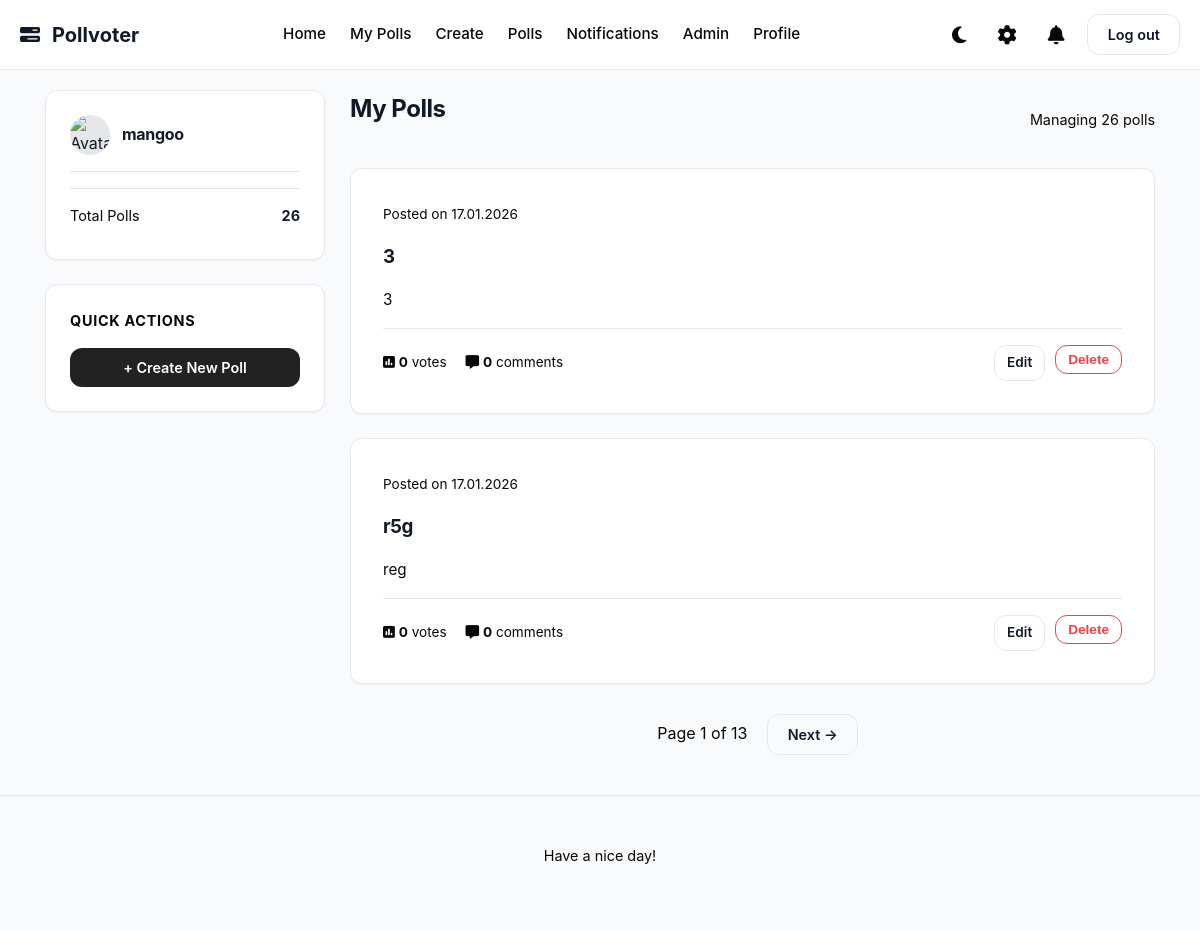
The page /my_polls (signed in) on the database as committed earlier.
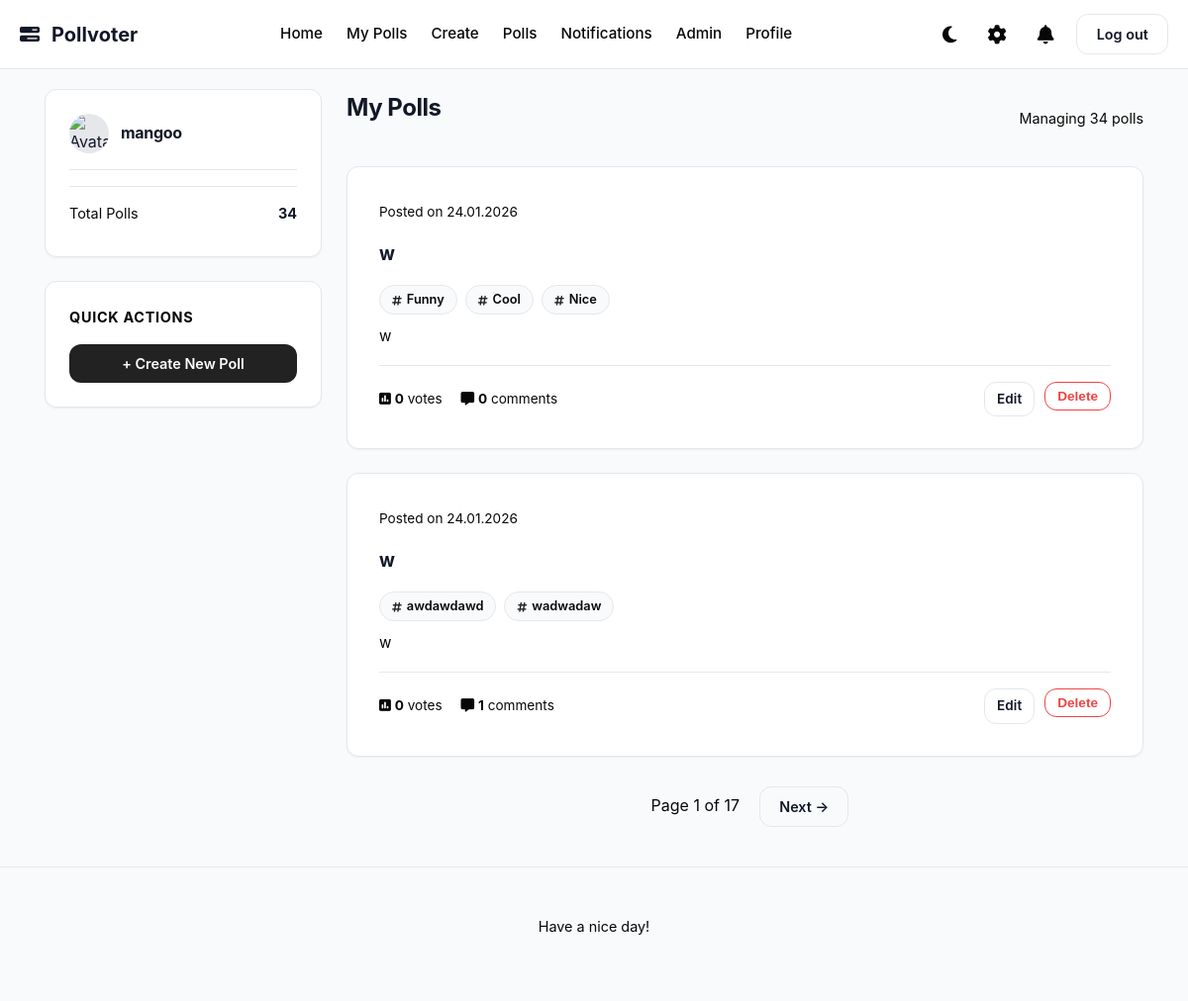
The same page on the database as committed later.
### app/models.py (models this page shows, shortened)
class Poll(db.Model):
    __tablename__ = "poll"
    id = Column(Integer, primary_key=True)
    title = Column(Text, nullable=False)
    description = Column(String(120))
    created_at = Column(DateTime, default=datetime.now)
    user_id = Column(Integer, ForeignKey("user.id"), nullable=False)
    end_date = Column(DateTime, nullable=True)
    author = relationship("User", back_populates="polls")
    comments = relationship("Comment", back_populates="poll", cascade="all, delete-orphan")
    options = relationship("PollOption", back_populates="poll", cascade="all, delete-orphan")
    votes = relationship("Vote", back_populates="poll", cascade="all, delete-orphan")
    tags = relationship("Tag", secondary=poll_tags, backref=db.backref("polls", lazy = "dynamic"))
    def getvotecount(self):
        return len(self.votes)

class Tag(db.Model):
    __tablename__ = "tag"
    id = Column(Integer, primary_key=True)
    name = Column(Text, unique=True)

### app/routes.py (the view)
@polls.route("/my_polls")
@login_required
def my_polls():
    page = request.args.get("page", 1, type=int)
    user_polls = Poll.query.filter_by(user_id = current_user.id).order_by(Poll.created_at.desc()).paginate(page=page, per_page=2)
    return render_template("my_polls.html", polls = user_polls)

### app/__init__.py (called while the page is built)
def create_app():
    app = Flask(__name__)
    app.config['SECRET_KEY'] = 'your_secret_key'
    app.config['SQLALCHEMY_DATABASE_URI'] = 'sqlite:///pollvoter.db'
    app.config['SQLALCHEMY_TRACK_MODIFICATIONS'] = False
    app.config["UPLOAD_FOLDER"] = "static/uploads"
    app.config["PFP_FOLDER"] =  "app/static/uploads/pfp"
    db.init_app(app)
    login_manager.init_app(app)
    migrate.init_app(app, db)
    app.register_blueprint(auth)
    app.register_blueprint(main)
    app.register_blueprint(polls)
    app.register_blueprint(admin)
    @login_manager.user_loader
    def load_user(userid):
        return User.query.get(int(userid))
    return app

### app/routes.py (called while the page is built)
@main.app_context_processor
def dropdown_notifications():
    if current_user.is_authenticated:
        unread_count = Notification.query.filter_by(recipient_id = current_user.id, is_read = False).count()
        latest_notifs = Notification.query.filter_by(recipient_id = current_user.id).order_by(Notification.created_at.desc()).limit(5).all()
        return dict(unread_count = unread_count, latest_notifs = latest_notifs)
    return dict(unread_count = 0, latest_notifs = [])

### app/templates/my_polls.html (shortened to what the changed rows need)
{% extends "base.html" %}
{% block content %}
<div class="dashboard-layout">
    <aside class="sidebar">
        <div class="sidebar-widget">
            <div style="font-size: 0.9rem; color: var(--text-muted);">
                <div style="display:flex; justify-content:space-between; margin-bottom: 8px;">
                    <span>Total Polls</span>
                    <b style="color: var(--text-main);">{{ polls.total }}</b>
                </div>
            </div>
        </div>
    </aside>
    <main class="feed">
        <div style="display:flex; justify-content:space-between; align-items:center; margin-bottom: 20px;">
            <h2>My Polls</h2>
            <span style="color: var(--text-muted); font-size: 0.9rem;">Managing {{ polls.total }} polls</span>
        </div>
        {% if polls.items %}
            {% for poll in polls.items %}
            <div class="poll-card">
                <div class="poll-header" style="justify-content: space-between;">
                    <span style="font-size: 0.85rem; color: var(--text-muted);">
                        Posted on {{ poll.created_at.strftime('%d.%m.%Y') }}
                    </span>
                    </div>
                <div style="margin: 15px 0;">
                    <h3 class="poll-question">
                        <a href="{{ url_for('polls.poll_detail', poll_id=poll.id) }}">{{ poll.title }}</a>
                    </h3>
                                        {% if poll.tags %}
                    <div class="poll-tags-container" style="margin-top: 15px; margin-bottom: 10px;">
                        {% for tag in poll.tags %}
                            <a href="{{ url_for('main.home', tag=tag.name) }}" class="tag-pill">
                                <i class="fa-solid fa-hashtag"></i> {{ tag.name }}
                            </a>
                        {% endfor %}
                    </div>
                        {% endif %}
                    {% if poll.description %}
                        <p style="font-size: 0.95rem; color: var(--text-muted); margin-bottom: 15px;">
                            {{ poll.description }}
                        </p>
                    {% endif %}
                </div>
                <div class="poll-meta-footer">
                    <div class="stats">
                        <span style="margin-right: 15px;">
                            <i class="fa-solid fa-square-poll-vertical"></i> <strong>{{ poll.getvotecount() }}</strong> votes
                        </span>
                        <span>
                            <i class="fa-solid fa-message"></i> <strong>{{ poll.comments|length }}</strong> comments
                        </span>
                    </div>
                    <div class="actions" style="display:flex; gap: 10px;">
                        <a href="{{ url_for('polls.edit_poll', poll_id=poll.id) }}" class="btn btn-outline" style="padding: 6px 12px; font-size: 0.85rem;">
                            Edit
                        </a>
                        <form action="{{url_for('polls.delete_poll', poll_id = poll.id)}}" method="POST" style="display:inline;">
                            <button type="submit" class="btn btn-outline"
                                    style="padding: 6px 12px; font-size: 0.85rem; color: #EF4444; border-color: #EF4444;"
                                    onclick="return confirm('Are you sure you want to delete this poll?')">
                                Delete
                            </button>
                        </form>
                    </div>
                </div>
            </div>
            {% endfor %}
            <div class="pagination" style="display: flex; justify-content: center; gap: 10px; margin-top: 30px;">
                <span style="display: flex; align-items: center; padding: 0 10px; color: var(--text-muted);">
                    Page {{ polls.page }} of {{ polls.pages }}
                </span>
                {% if polls.has_next %}
                    <a href="{{ url_for('polls.my_polls', page=polls.next_num) }}" class="btn btn-outline">Next →</a>
                {% endif %}
            </div>
        {% else %}
            <div class="card" style="text-align: center; padding: 40px;">
                <h3 style="color: var(--text-muted);">It's quiet here...</h3>
                <p>You haven't posted any polls yet.</p>
                <a href="{{ url_for('polls.create_poll') }}" class="btn btn-primary" style="margin-top: 10px;">Create your first poll</a>
            </div>
        {% endif %}
    </main>
</div>
{% endblock %}

Rows that differ between the two databases and show on the page:
no longer on this page (row unchanged): Poll: created_at "17.01.2026", title "3", description "3", getvotecount "0", comments|length "0"
no longer on this page (row unchanged): Poll: created_at "17.01.2026", title "r5g", description "reg", getvotecount "0", comments|length "0"
added Poll: created_at "24.01.2026", title "w", description "w", getvotecount "0", comments|length "0"
added Tag: name "Funny", shown under "24.01.2026"
added Tag: name "Cool", shown under "24.01.2026"
added Tag: name "Nice", shown under "24.01.2026"
added Poll: created_at "24.01.2026", title "w", description "w", getvotecount "0", comments|length "1"
added Tag: name "awdawdawd", shown under "24.01.2026"
added Tag: name "wadwadaw", shown under "24.01.2026"
Other text that changed with them:
{{ polls.total }}: "26" → "34"
{{ polls.pages }}: "13" → "17"
